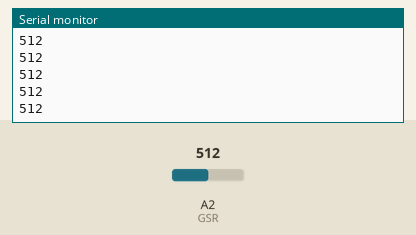
Recording of a sketch running on a simulated Arduino Uno, built with avr-gcc and run on an emulated ATmega328P. On the bench: the last lines printed to the serial monitor. The inputs (shaded band) are chosen by the test bench; at power-on: A2 (GSR) = 512.

Above: at 1.2 s.
1.3 s: A2 (GSR) set to 716
At 1.32 s:
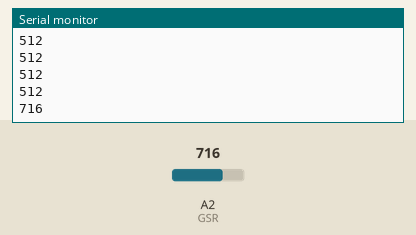
2.8 s: A2 (GSR) set to 900
At 2.83 s:
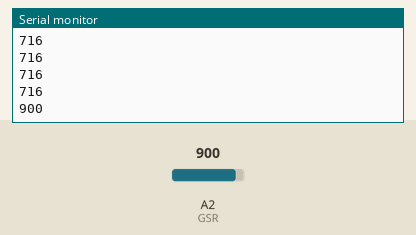
Timing chart, 0 to 5.8 s (numbered marks = the images above; inputs shaded):
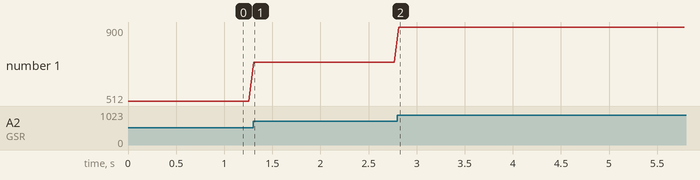

The sketch:

gsrSignalReceive.ino
```cpp
const int BUZZER=3;
const int GSR=A2;
int threshold=0;
int sensorValue;

void setup(){
  Serial.begin(9600);
}

void loop(){
  int temp;
  sensorValue=analogRead(GSR);
  Serial.println(sensorValue);
  delay(50);
  }
```

Measured:
- after the input at 1.3 s, the serial monitor: prints a new line at once (image 1)
- after the input at 2.8 s, the serial monitor: prints a new line at once (image 2)
- plotted number 1: 512 → 716 after the input at 1.3 s, 716 → 900 after the input at 2.8 s
